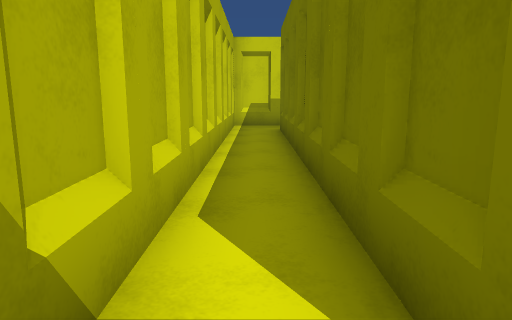
view 1 (above)

17 first-person views from a walk through a scene from a Unity 3-D project. The camera is 1.3 m above the floor, tilts 10° down and sees 70° across. The floor is counted in squares, 1.25 m on a side. Each view is taken from the middle of a square. On the plan, view 1 faces up. The plan holds only what a view shows up to about 13 squares ahead; the rest is blank. The place goes on beyond the plan. The player is left out. Some animated figures are not drawn.

view 2
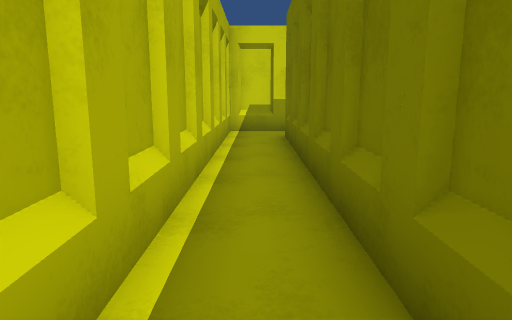

view 3
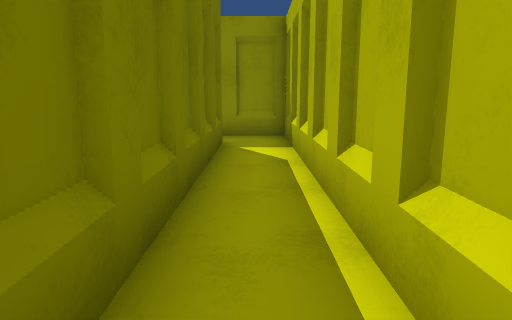

view 4
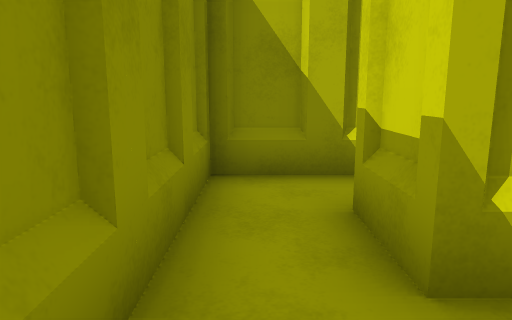

view 5
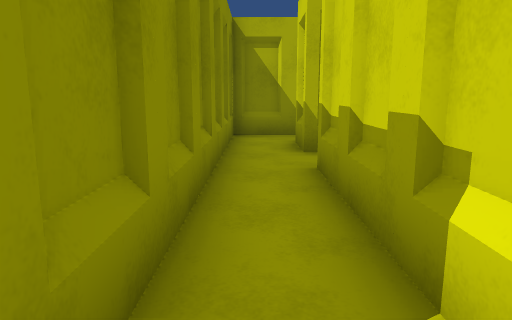

view 6
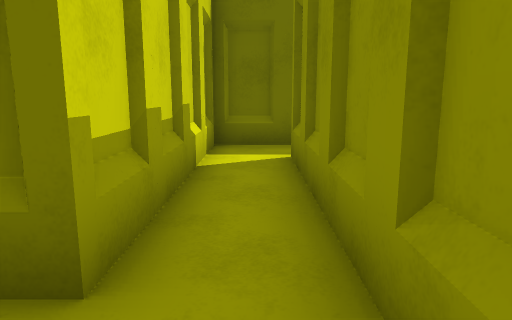

view 7
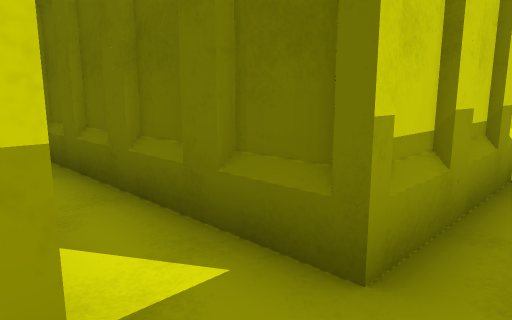

view 8
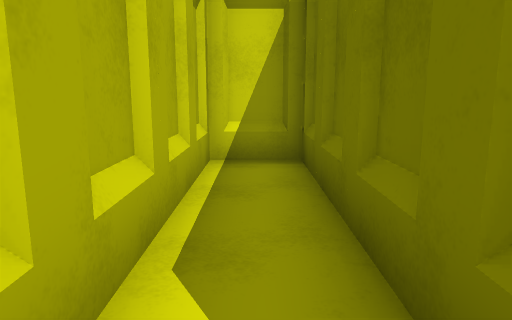

view 9
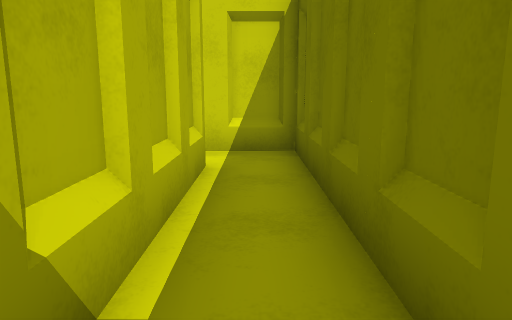

view 10
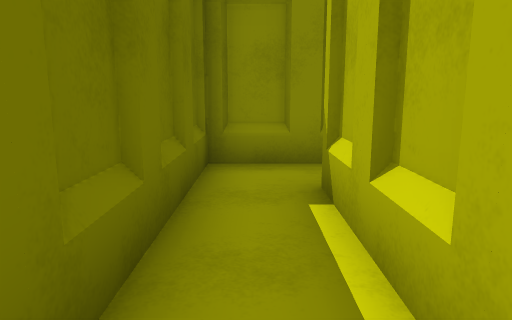

view 11
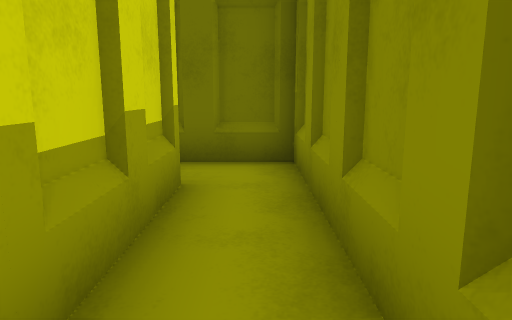

view 12
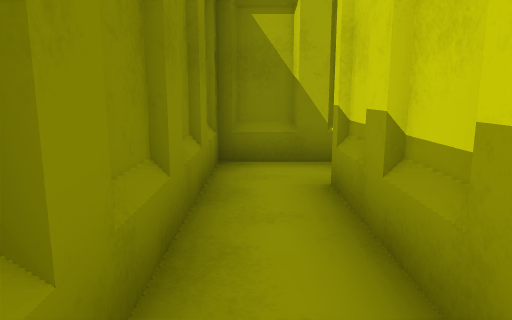

view 13
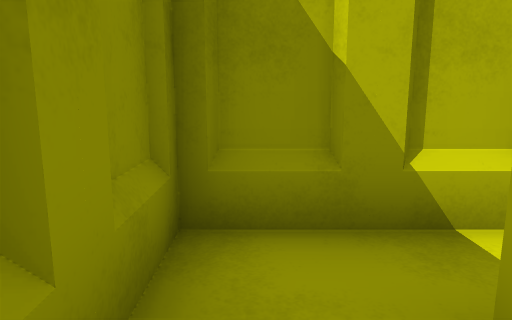

view 14
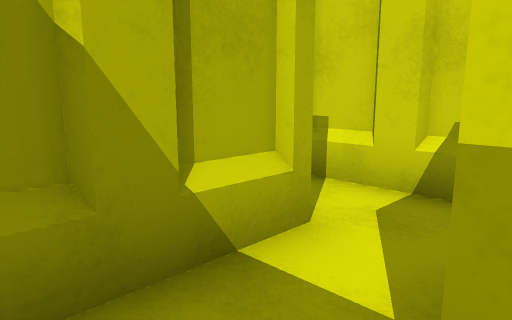

view 15
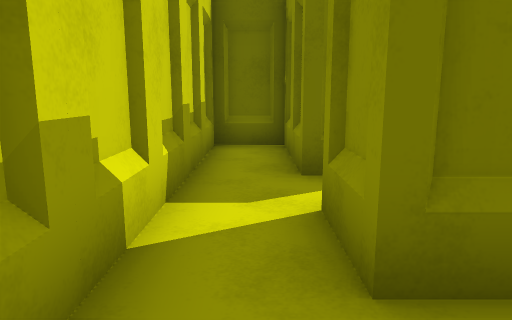

view 16
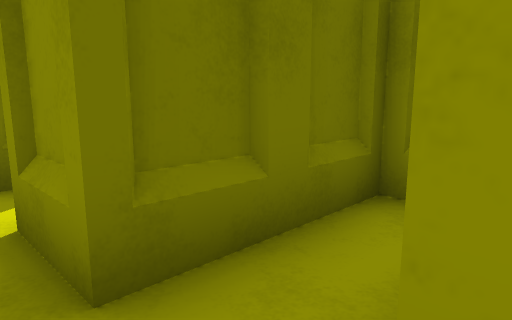

view 17
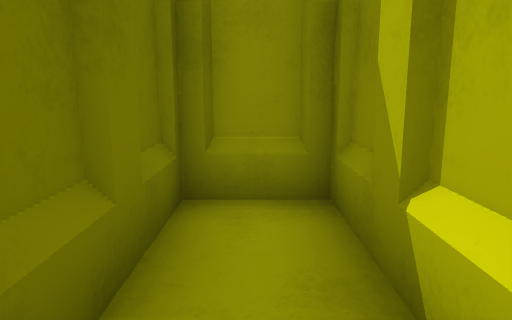

### Floor plan
Key: @ floor where view 1 was taken; # wall or solid block; . floor.
Columns run from 1 left of view 1 to 10 right of it. Each row starts with its distance up from view 1.
 13 ###
 12 #..
 11 #.#
 10 #.#
  9 #.#
  8 #.#
  7 #.####
  6 #.##.#
  5 #.##.#
  4 #.##.#
  3 #.##.#
  2 #.##.#
  1 #.##.#######
  0 #@.........#
 -1 ##########.#
 -2  #########.#
 -3 ........##.#
 -4 #.##.#####.#
 -5 #.##.#####.#
 -6 #.##.......#
 -7 ############

Where each view was taken, in squares from view 1:
view 1: 0 up, 0 right, facing up
view 2: 2 up, 0 right, facing up
view 3: 9 up, 0 right, facing down
view 4: 0 up, 4 right, facing left
view 5: 0 up, 9 right, facing left
view 6: 0 up, 2 right, facing right
view 7: 0 up, 2 right, facing up-right
view 8: 1 up, 3 right, facing up
view 9: 6 down, 9 right, facing up
view 10: 1 down, 9 right, facing down
view 11: 6 down, 4 right, facing right
view 12: 6 down, 8 right, facing left
view 13: 6 down, 5 right, facing left
view 14: 6 down, 4 right, facing up-left
view 15: 3 down, 1 left, facing right
view 16: 3 down, 1 left, facing down-right
view 17: 3 down, 0 right, facing down
